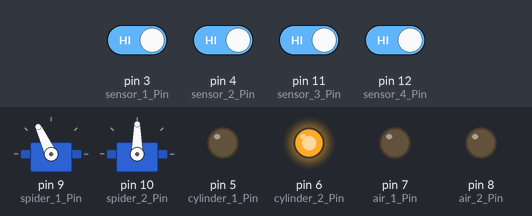
A sketch run on a simulated Arduino Uno, built with avr-gcc and run on an emulated ATmega328P. On the bench: 2 × servo, output pins drawn as LEDs (lit = HIGH). The inputs (shaded band) are chosen by the test bench; at power-on: pin 3 (sensor_1_Pin), pin 4 (sensor_2_Pin), pin 11 (sensor_3_Pin), pin 12 (sensor_4_Pin) HIGH. Random numbers use the default seed unless the sketch sets one.

Above: at 1.2 s.
1.3 s: pin 3 (sensor_1_Pin) driven LOW
At 3.3 s:
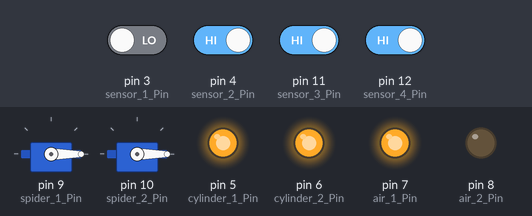
4.3 s: pin 4 (sensor_2_Pin) driven LOW
At 5.6 s:
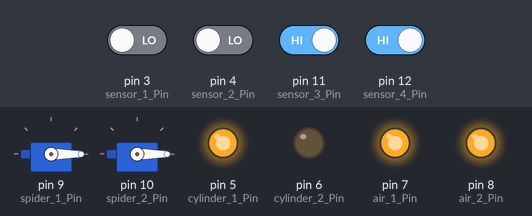
7.3 s: pin 11 (sensor_3_Pin) driven LOW
10.3 s: pin 3 (sensor_1_Pin) driven HIGH
At 12.5 s:
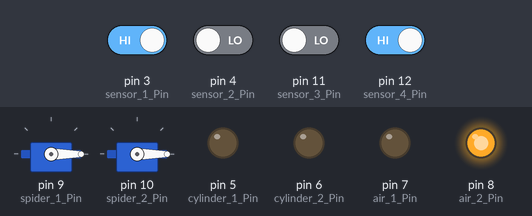
13.3 s: pin 4 (sensor_2_Pin) driven HIGH
At 14.6 s:
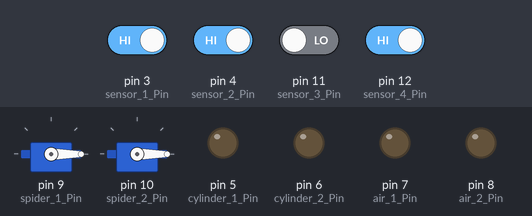
16.3 s: pin 11 (sensor_3_Pin) driven HIGH
At 20.2 s:
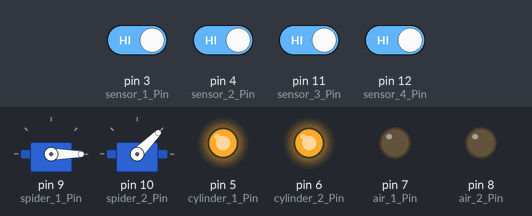
Timing chart, 0 to 24.0 s (numbered marks = the images above; inputs shaded):
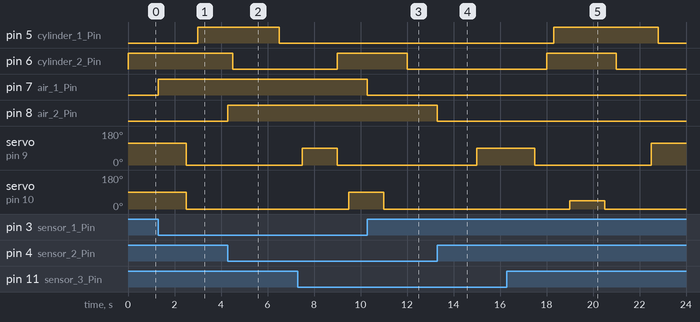

Measured:
- after the input at 1.3 s, pin 7 (air_1_Pin): LOW → HIGH at once
- after the input at 4.3 s, pin 8 (air_2_Pin): LOW → HIGH at once
- after the input at 10.3 s, pin 7 (air_1_Pin): HIGH → LOW at once
- after the input at 13.3 s, pin 8 (air_2_Pin): HIGH → LOW at once
- after the input at 16.3 s, pin 5 (cylinder_1_Pin): LOW → HIGH after 2.0 s, → LOW 4.5 s later

The sketch:

Jewel_Box.ino
```cpp
/* Include Libraries */
#include <Servo.h>

/* Set Pins */
#define sensor_1_Pin 3         // Jewel Tube 1 Sensor
#define sensor_2_Pin 4         // Jewel Tube 2 Sensor
#define sensor_3_Pin 11        // Jewel Drop Sensor 1
#define sensor_4_Pin 12        // Jewel Drop Sensor 2
#define cylinder_1_Pin 5       // Jewel Drop Piston
#define cylinder_2_Pin 6       // Spider Run Piston
#define air_1_Pin 7            // Jewel Tube 1 Blow Off Air
#define air_2_Pin 8            // Jewel Tube 2 Blow Off Air
#define spider_1_Pin 9         // Spider Jump 1 Servo
#define spider_2_Pin 10        // Spider Jump 2 Servo

/* Set Servos */
Servo spiderServo_1;           // Name Servo 1
Servo spiderServo_2;           // Name Servo 2
uint16_t minAngle_1 = 0;       // Set Minimum Angle for Servo 1
uint16_t maxAngle_1 = 180;     // Set Max Angle for Servo 1
uint16_t minAngle_2 = 0;       // Set Minimum Angle for Servo 2
uint16_t maxAngle_2 = 90;      // Set Max Angle for Servo 2

const unsigned long Spider_Angle_1[4] = { 115, 90, 45, 15 };          // Possible Angles Spider can Jump at *** Dont Go higher than 120 Deg
const unsigned long Spider_Angle_2[4] = { 90, 75, 45, 25 };           // Possible Angles Spider can Jump at *** Dont Go higher than 90 Deg

/* Time Variables */
unsigned long currentTime = millis();                                 // Current Time
const unsigned long Interval_jewelDrop = 6500;                        // Duration of time to set random numbers for Jewel Drop Tube (6.5 Seconds)
const unsigned long Interval_spiderRun = 9000;                        // Duration of time to set random numbers for Spider Run Tube (9 Seconds)
const unsigned long Interval_spiderJump_1 = 7500;                     // Duration of time to set random numbers for Spider Jump 1 (7.5 Seconds)
const unsigned long Interval_spiderJump_2 = 9500;                     // Duration of time to set random numbers for Spider Jump 2 (9.5 Seconds)
const unsigned long Duration_jewelDrop[3] = { 3000, 2000, 1000 };     // Duration Array for Jewel Drop Tube (Seconds) ** Highest number must be less than "Interval_jewelDrop" Setting
const unsigned long Duration_spiderRun[3] = { 4500, 3000, 1000 };     // Duration Array for Spider Run Tube (Seconds) ** Highest number must be less than "Interval_spiderRun" Setting
const unsigned long Duration_spiderJump_1[3] = { 2500, 1500, 500};    // Duration Array for Spider Jump (Seconds) ** Highest number must be less than "Interval_spiderJump_1" Setting
const unsigned long Duration_spiderJump_2[3] = { 2500, 1500, 500};    // Duration Array for Spider Jump (Seconds) ** Highest number must be less than "Interval_spiderJump_2" Setting

uint8_t counter_jewelDrop_1 = 0;                // Counter 1 for Jewel Drop
uint8_t counter_jewelDrop_2 = 0;                // Counter 2 for Jewel Drop
uint8_t counter_jewelDrop_3 = 0;                // Counter 3 for Jewel Drop
uint8_t counter_spiderRun_1 = 0;                // Counter 1 for Spider Run
uint8_t counter_spiderRun_2 = 0;                // Counter 2 for Spider Run
uint8_t counter_spiderRun_3 = 0;                // Counter 3 for Spider Run
uint8_t counter_spiderJump_1_1 = 0;             // Counter 1 for Spider Jump 1
uint8_t counter_spiderJump_1_2 = 0;             // Counter 2 for Spider Jump 1
uint8_t counter_spiderJump_1_3 = 0;             // Counter 3 for Spider Jump 1
uint8_t counter_spiderJump_2_1 = 0;             // Counter 1 for Spider Jump 2
uint8_t counter_spiderJump_2_2 = 0;             // Counter 2 for Spider Jump 2
uint8_t counter_spiderJump_2_3 = 0;             // Counter 3 for Spider Jump 2

/* Function Prototypes */
void tubeAir_1();
void tubeAir_2();
void jewelDrop();
void spiderRun();
void spiderJump_1();
void spiderJump_2();

void setup() {
/* Serial Setup */
  Serial.begin(9600);         // Setup Serial Monitor
  randomSeed(3);              // Start Random Seed for use of Random Function Later

/* Attach Servos */
  uint16_t spider_1_minAngle = map(minAngle_1, 0, 180, 544, 2400);                 // Set Variable for Minimum Angle on Spider 1
  uint16_t spider_1_maxAngle = map(maxAngle_1, 0, 180, 544, 2400);                 // Set Variable for Maximum Angle on Spider 1
  uint16_t spider_2_minAngle = map(minAngle_2, 0, 180, 544, 2400);                 // Set Variable for Minimum Angle on Spider 2
  uint16_t spider_2_maxAngle = map(maxAngle_2, 0, 180, 544, 2400);                 // Set Variable for Maximum Angle on Spider 2

  spiderServo_1.attach(spider_1_Pin, spider_1_minAngle, spider_1_maxAngle);        // Attach Servo to Pin and set Min/Max Angles
  spiderServo_2.attach(spider_2_Pin, spider_2_minAngle, spider_2_maxAngle);

/* Set Pin Modes */
  pinMode(sensor_1_Pin, INPUT_PULLUP);
  pinMode(sensor_2_Pin, INPUT_PULLUP);
  pinMode(sensor_3_Pin, INPUT_PULLUP);
  pinMode(sensor_4_Pin, INPUT_PULLUP);
  pinMode(cylinder_1_Pin, OUTPUT);
  pinMode(cylinder_2_Pin, OUTPUT);
  pinMode(air_1_Pin, OUTPUT);
  pinMode(air_2_Pin, OUTPUT);

  digitalWrite(cylinder_1_Pin, HIGH);           // Pop Up Jewel in Tube to Start
  digitalWrite(cylinder_2_Pin, LOW);            // Send Spider to back of Tube to Start
  digitalWrite(air_1_Pin, LOW);                 // Turn off Tube 1 Air to Start
  digitalWrite(air_2_Pin, LOW);                 // Turn off Tube 2 Air to Start

}

void loop() {
  currentTime = millis();
  tubeAir_1();                        // Run Jewel Tube 1
  tubeAir_2();                        // Run Jewel Tube 2
  jewelDrop();                        // Run Jewel Drop Tube
  spiderRun();                        // Run Spider Tube
  spiderJump_1();                     // Run Spider Jump 1
  spiderJump_2();                     // Run Spider Jump 2
}

void tubeAir_1 () {
  if (digitalRead(sensor_1_Pin) == LOW) {                 // Check to See if Sensor is Activated on Jewel Tube 1
    digitalWrite(air_1_Pin, HIGH);                        // If yes, Turn On Jewel Tube 1 Air
  } else {
    digitalWrite(air_1_Pin, LOW);                         // ... Otherwise turn Jewel Tube 1 Air Off
  }
}

void tubeAir_2 () {
  if (digitalRead(sensor_2_Pin) == LOW) {                 // Check to See if Sensor is Activated on Jewel Tube 2
    digitalWrite(air_2_Pin, HIGH);                        // If yes, Turn On Jewel Tube 2 Air
  } else {
    digitalWrite(air_2_Pin, LOW);                         // ... Otherwise turn Jewel Tube 2 Air Off
  }
}

void jewelDrop() {
  static unsigned long lastTime_Drop;         // Variable to hold Last time action happened
  static uint8_t randomNumber_Drop;           // Variable to hold random number for Drop Timing

  if ((digitalRead(sensor_3_Pin) == LOW) || (digitalRead(sensor_4_Pin) == LOW)) {                 // Check to See if Sensor is Activated on Jewel Drop Tube
    digitalWrite(cylinder_1_Pin, LOW);                                                            // If yes, Drop Jewel
  } else {
   // digitalWrite(cylinder_1_Pin, HIGH);                                                           // ... Otherwise Leave Jewel in Tube - TURN THIS ON FOR Sensor DROP Only
      if ((currentTime - lastTime_Drop) >= Interval_jewelDrop) {      // Resest Random Number for the Heads
        randomNumber_Drop = random(0, 2);                             // Set Sub Timers duration variable
        lastTime_Drop = currentTime;                                  // Reset Interval Clock
        counter_jewelDrop_1 = 0;                                      // Reset the Counters
        counter_jewelDrop_2 = 0;
        counter_jewelDrop_3 = 0;
     }

     switch (randomNumber_Drop) {
        case 0:                                  // Option Timing 1 - Longest Drop
          if (counter_jewelDrop_1 == 0) {               // If Starting Drop...
            digitalWrite(cylinder_1_Pin, LOW);          // ... Drop Jewel
            counter_jewelDrop_1 = 1;                    // Go to Next Step
            lastTime_Drop = millis();                   // Reset Variable Clock
           }

          if ((currentTime - lastTime_Drop) > Duration_jewelDrop[0] && counter_jewelDrop_1 == 1) {      // If on this Step and Drop Time has Passed...
            digitalWrite(cylinder_1_Pin, HIGH);                                                         // Bring Jewel Back Up
            counter_jewelDrop_1 = 2;                                                                    // Moved on to Next Step (Wait for Counter Reset)
          }
        break;

        case 1:                                  // Option Timing 2 - Medium Drop
          if (counter_jewelDrop_2 == 0) {               // If Starting Drop...
            digitalWrite(cylinder_1_Pin, LOW);          // ... Drop Jewel
            counter_jewelDrop_2 = 1;                    // Go to Next Step
            lastTime_Drop = millis();                   // Reset Variable Clock
          }

          if ((currentTime - lastTime_Drop) > Duration_jewelDrop[1] && counter_jewelDrop_2 == 1) {      // If on this Step and Drop Time has Passed...
            digitalWrite(cylinder_1_Pin, HIGH);                                                         // Bring Jewel Back Up
            counter_jewelDrop_2 = 2;                                                                    // Moved on to Next Step (Wait for Counter Reset)
          }
        break;

        case 2:                                  // Option Timing 3 - Shortest Drop
          if (counter_jewelDrop_3 == 0) {               // If Starting Drop...
            digitalWrite(cylinder_1_Pin, LOW);          // ... Drop Jewel
            counter_jewelDrop_3 = 1;                    // Go to Next Step
            lastTime_Drop = millis();                   // Reset Variable Clock
          }

          if ((currentTime - lastTime_Drop) > Duration_jewelDrop[2] && counter_jewelDrop_3 == 1) {      // If on this Step and Drop Time has Passed...
            digitalWrite(cylinder_1_Pin, HIGH);                                                         // Bring Jewel Back Up
            counter_jewelDrop_3 = 2;                                                                    // Moved on to Next Step (Wait for Counter Reset)
          }
        break;
      }
  }
}

void spiderRun () {
  static unsigned long lastTime_Run;                      // Variable to hold Last time action happened
  static uint8_t randomNumber_Run;                        // Variable to hold random number for Spider Run Timing

  if ((currentTime - lastTime_Run) >= Interval_spiderRun) {        // Resest Random Number for the Heads
    randomNumber_Run = random(0, 2);                               // Set Sub Timers duration variable
    lastTime_Run = currentTime;                                    // Reset Interval Clock
    counter_spiderRun_1 = 0;                                       // Reset the Counters
    counter_spiderRun_2 = 0;
    counter_spiderRun_3 = 0;
  }

  switch (randomNumber_Run) {
    case 0:                                  // Option Timing 1 - Longest Spider Send
      if (counter_spiderRun_1 == 0) {               // If Starting Spider Send...
        digitalWrite(cylinder_2_Pin, HIGH);         // ... Send Spider
        counter_spiderRun_1 = 1;                    // Go to Next Step
        lastTime_Run = millis();                    // Reset Variable Clock
      }

      if ((currentTime - lastTime_Run) > Duration_spiderRun[0] && counter_spiderRun_1 == 1) {      // If on this Step and Run Time has Passed...
        digitalWrite(cylinder_2_Pin, LOW);                                                         // Send Spider Back
        counter_spiderRun_1 = 2;                                                                   // Moved on to Next Step (Wait for Counter Reset)
      }
    break;

    case 1:                                  // Option Timing 2 - Medium Spider Send
      if (counter_spiderRun_2 == 0) {               // If Starting Spider Send...
        digitalWrite(cylinder_2_Pin, HIGH);         // ... Send Spider
        counter_spiderRun_2 = 1;                    // Go to Next Step
        lastTime_Run = millis();                    // Reset Variable Clock
      }

      if ((currentTime - lastTime_Run) > Duration_spiderRun[1] && counter_spiderRun_2 == 1) {      // If on this Step and Run Time has Passed...
        digitalWrite(cylinder_2_Pin, LOW);                                                         // Send Spider Back
        counter_spiderRun_2 = 2;                                                                   // Moved on to Next Step (Wait for Counter Reset)
      }
    break;

    case 2:                                  // Option Timing 3 - Shortest Spider Send
      if (counter_spiderRun_3 == 0) {               // If Starting Spider Send...
        digitalWrite(cylinder_2_Pin, HIGH);         // ... Send Spider
        counter_spiderRun_3 = 1;                    // Go to Next Step
        lastTime_Run = millis();                    // Reset Variable Clock
      }

      if ((currentTime - lastTime_Run) > Duration_spiderRun[2] && counter_spiderRun_3 == 1) {      // If on this Step and Run Time has Passed...
        digitalWrite(cylinder_2_Pin, LOW);                                                         // Send Spider Back
        counter_spiderRun_3 = 2;                                                                   // Moved on to Next Step (Wait for Counter Reset)
      }
    break;
  }
}

void spiderJump_1 () {
  static unsigned long lastTime_Jump_1;                     // Variable to hold Last time action happened
  static uint8_t randomNumber_Jump_1;                       // Variable to hold random number for Spider Jump Timing
  static uint8_t randomAngle_Jump_1;                        // Variable to hold random number for Spider Jump Angle

  if ((currentTime - lastTime_Jump_1) >= Interval_spiderJump_1) {        // Resest Random Number for the Heads
    randomNumber_Jump_1 = random(0, 2);                                  // Set Sub Timers duration variable
    randomAngle_Jump_1 = random(0,3);                                    // Set Angle for Spider to Jump
    lastTime_Jump_1 = currentTime;                                       // Reset Interval Clock
    counter_spiderJump_1_1 = 0;                                          // Reset the Counters
    counter_spiderJump_1_2 = 0;
    counter_spiderJump_1_2 = 0;
  }

  switch (randomNumber_Jump_1) {
    case 0:                                  // Option Timing 1 - Longest Spider Jump
      if (counter_spiderJump_1_1 == 0) {                          // If Starting Spider Jump...
        spiderServo_1.write(Spider_Angle_1[randomAngle_Jump_1]);  // ... Send Jumping Spider
        counter_spiderJump_1_1 = 1;                               // Go to Next Step
        lastTime_Jump_1 = millis();                               // Reset Variable Clock
      }

      if ((currentTime - lastTime_Jump_1) > Duration_spiderJump_1[0] && counter_spiderJump_1_1 == 1) {      // If on this Step and Jump Time has Passed...
        spiderServo_1.write(minAngle_1);                                                                    // Send Spider Back
        counter_spiderJump_1_1 = 2;                                                                         // Moved on to Next Step (Wait for Counter Reset)
      }
    break;

    case 1:                                  // Option Timing 2 - Medium Spider Jump
      if (counter_spiderJump_1_2 == 0) {                          // If Starting Spider Jump...
        spiderServo_1.write(Spider_Angle_1[randomAngle_Jump_1]);  // ... Send Jumping Spider
        counter_spiderJump_1_2 = 1;                               // Go to Next Step
        lastTime_Jump_1 = millis();                               // Reset Variable Clock
      }

      if ((currentTime - lastTime_Jump_1) > Duration_spiderJump_1[1] && counter_spiderJump_1_2 == 1) {      // If on this Step and Jump Time has Passed...
        spiderServo_1.write(minAngle_1);                                                                    // Send Spider Back
        counter_spiderJump_1_2 = 2;                                                                         // Moved on to Next Step (Wait for Counter Reset)
      }
    break;

    case 2:                                  // Option Timing 3 - Shortest Spider Jump
      if (counter_spiderJump_1_3 == 0) {                          // If Starting Spider Jump...
        spiderServo_1.write(Spider_Angle_1[randomAngle_Jump_1]);  // ... Send Jumping Spider
        counter_spiderJump_1_3 = 1;                               // Go to Next Step
        lastTime_Jump_1 = millis();                               // Reset Variable Clock
      }

      if ((currentTime - lastTime_Jump_1) > Duration_spiderJump_1[2] && counter_spiderJump_1_3 == 1) {      // If on this Step and Jump Time has Passed...
        spiderServo_1.write(minAngle_1);                                                                    // Send Spider Back
        counter_spiderJump_1_3 = 2;                                                                         // Moved on to Next Step (Wait for Counter Reset)
      }
    break;
  }
}

void spiderJump_2 () {
  static unsigned long lastTime_Jump_2;                     // Variable to hold Last time action happened
  static uint8_t randomNumber_Jump_2;                       // Variable to hold random number for Spider Jump Timing
  static uint8_t randomAngle_Jump_2;                        // Variable to hold random number for Spider Jump Angle

  if ((currentTime - lastTime_Jump_2) >= Interval_spiderJump_2) {        // Resest Random Number for the Heads
    randomNumber_Jump_2 = random(0, 2);                                  // Set Sub Timers duration variable
    randomAngle_Jump_2 = random(0,3);                                    // Set Angle for Spider to Jump
    lastTime_Jump_2 = currentTime;                                       // Reset Interval Clock
    counter_spiderJump_2_1 = 0;                                          // Reset the Counters
    counter_spiderJump_2_2 = 0;
    counter_spiderJump_2_2 = 0;
  }

  switch (randomNumber_Jump_2) {
    case 0:                                  // Option Timing 1 - Longest Spider Jump
      if (counter_spiderJump_2_1 == 0) {                          // If Starting Spider Jump...
        spiderServo_2.write(Spider_Angle_2[randomAngle_Jump_2]);  // ... Send Jumping Spider
        counter_spiderJump_2_1 = 1;                               // Go to Next Step
        lastTime_Jump_2 = millis();                               // Reset Variable Clock
      }

      if ((currentTime - lastTime_Jump_2) > Duration_spiderJump_2[0] && counter_spiderJump_2_1 == 1) {      // If on this Step and Jump Time has Passed...
        spiderServo_2.write(minAngle_1);                                                                    // Send Spider Back
        counter_spiderJump_2_1 = 2;                                                                         // Moved on to Next Step (Wait for Counter Reset)
      }
    break;

    case 1:                                  // Option Timing 2 - Medium Spider Jump
      if (counter_spiderJump_2_2 == 0) {                          // If Starting Spider Jump...
        spiderServo_2.write(Spider_Angle_2[randomAngle_Jump_2]);  // ... Send Jumping Spider
        counter_spiderJump_2_2 = 1;                               // Go to Next Step
        lastTime_Jump_2 = millis();                               // Reset Variable Clock
      }

      if ((currentTime - lastTime_Jump_2) > Duration_spiderJump_2[1] && counter_spiderJump_2_2 == 1) {      // If on this Step and Jump Time has Passed...
        spiderServo_2.write(minAngle_1);                                                                    // Send Spider Back
        counter_spiderJump_2_2 = 2;                                                                         // Moved on to Next Step (Wait for Counter Reset)
      }
    break;

    case 2:                                  // Option Timing 3 - Shortest Spider Jump
      if (counter_spiderJump_2_3 == 0) {                          // If Starting Spider Jump...
        spiderServo_2.write(Spider_Angle_2[randomAngle_Jump_2]);  // ... Send Jumping Spider
        counter_spiderJump_2_3 = 1;                               // Go to Next Step
        lastTime_Jump_2 = millis();                               // Reset Variable Clock
      }

      if ((currentTime - lastTime_Jump_2) > Duration_spiderJump_2[2] && counter_spiderJump_2_3 == 1) {      // If on this Step and Jump Time has Passed...
        spiderServo_2.write(minAngle_1);                                                                    // Send Spider Back
        counter_spiderJump_2_3 = 2;                                                                         // Moved on to Next Step (Wait for Counter Reset)
      }
    break;
  }
}
```
